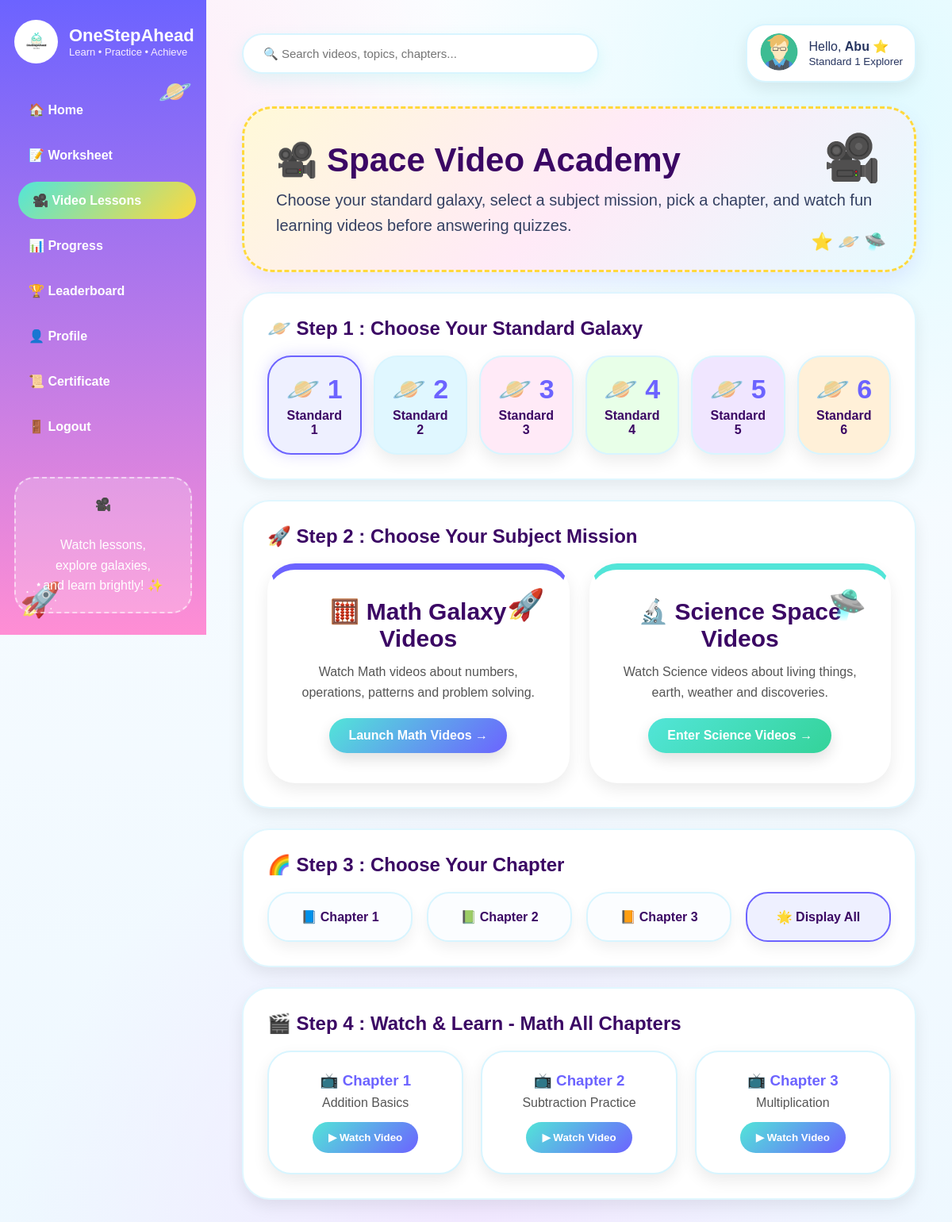
The page /video.php?standard=Standard 1&subject=Math&chapter=All (signed in) on the database its author committed.
### tables this page shows
CREATE TABLE `users` (
  `user_id` int(11) NOT NULL,
  `user_code` varchar(10) DEFAULT NULL,
  `username` varchar(100) DEFAULT NULL,
  `email` varchar(100) DEFAULT NULL,
  `phone` varchar(20) DEFAULT NULL,
  `role` varchar(20) DEFAULT NULL,
  `standard` varchar(50) DEFAULT NULL,
  `password` varchar(255) DEFAULT NULL,
  `avatar` varchar(100) DEFAULT 'avatar.jpg',
  `created_at` timestamp NOT NULL DEFAULT current_timestamp(),
  `subject_taught` varchar(50) DEFAULT NULL
);

CREATE TABLE `learning_videos` (
  `video_id` int(11) NOT NULL,
  `standard` varchar(50) DEFAULT NULL,
  `subject` varchar(50) DEFAULT NULL,
  `chapter` int(11) DEFAULT NULL,
  `title` varchar(100) DEFAULT NULL,
  `video_file` varchar(255) DEFAULT NULL
);

### video.php (the view, shortened to what this page needs)
<?php
include "db.php";
$userCode = $_SESSION['user_code'];
$search = "";
$userSql =
"SELECT *
FROM users
WHERE user_code='$userCode'";
$userResult = $conn->query($userSql);
$user = $userResult->fetch_assoc();
if(isset($_SESSION['selected_standard']))
{
    $selectedStandard = $_SESSION['selected_standard'];
}
else
{
    $selectedStandard = $user['standard'];
}
$selectedSubject = "";
$selectedChapter = "";
if(isset($_GET['subject']))
{
    $selectedSubject = $_GET['subject'];
}
if(isset($_GET['chapter']))
{
    $selectedChapter = $_GET['chapter'];
}
$videos = [];
if($selectedSubject != "" && $selectedChapter != "")
{
    if($selectedChapter == "All")
    {
        $videoSql =
        "SELECT *
        FROM learning_videos
        WHERE standard='$selectedStandard'
        AND subject='$selectedSubject'
        ORDER BY chapter ASC";
    }
    $videoResult = $conn->query($videoSql);
    while($row = $videoResult->fetch_assoc())
    {
        $videos[] = $row;
    }
}
$avatar = "avatar.jpg";
if(isset($user['avatar']) && $user['avatar'] != "")
{
    $avatar = $user['avatar'];
}
?>
<!DOCTYPE html>
<html>
<head>
</head>
<body>
<div class="sidebar">
    <div class="logoBox">
        <img src="Logo.png">
        <div>
            <h2>OneStepAhead</h2>
            <p>Learn • Practice • Achieve</p>
        </div>
    </div>
    <div class="nav">
        <a href="home.php">🏠 Home</a>
        <a href="worksheet.php">📝 Worksheet</a>
        <a href="video.php" class="active">🎥 Video Lessons</a>
        <a href="progress.php">📊 Progress</a>
        <a href="leaderboard.php">🏆 Leaderboard</a>
        <a href="profile.php">👤 Profile</a>
        <a href="certificate.php">📜 Certificate</a>
        <a href="logout.php">🚪 Logout</a>
    </div>
    <div class="quoteBox">
        🎥<br><br>
        Watch lessons,<br>
        explore galaxies,<br>
        and learn brightly! ✨
    </div>
</div>
<div class="main">
    <div class="topbar">
        <form method="GET" action="video.php">
    <input
    type="text"
    name="search"
    class="searchBox"
    placeholder="🔍 Search videos, topics, chapters..."
    value="<?php echo $search; ?>">
</form>
        <a href="profile.php" style="text-decoration:none;color:inherit;">
            <div class="profileMini">
                <img src="<?php echo $avatar; ?>">
                <div>
                    Hello, <b><?php echo $user['username']; ?> ⭐</b><br>
                    <small><?php echo $selectedStandard; ?> Explorer</small>
                </div>
            </div>
        </a>
    </div>
    <div class="hero">
        <h1>🎥 Space Video Academy</h1>
        <p>
            Choose your standard galaxy, select a subject mission, pick a chapter,
            and watch fun learning videos before answering quizzes.
        </p>
    </div>
    <div class="section">
        <h2>🪐 Step 1 : Choose Your Standard Galaxy</h2>
        <div class="standardGrid">
            <?php
            for($i = 1; $i <= 6; $i++)
            {
                $std = "Standard " . $i;
            ?>
            <a
            href="video.php?standard=<?php echo $std; ?>"
            class="standardCard <?php if($selectedStandard == $std){ echo 'activeStandard'; } ?>">
                <h1>🪐 <?php echo $i; ?></h1>
                <p><?php echo $std; ?></p>
            </a>
            <?php
            }
            ?>
        </div>
    </div>
    <div class="section">
        <h2>🚀 Step 2 : Choose Your Subject Mission</h2>
        <div class="subjects">
            <div class="subjectCard math">
                <h3>🧮 Math Galaxy Videos</h3>
                <p>
                    Watch Math videos about numbers, operations, patterns and problem solving.
                </p>
                <a href="video.php?standard=<?php echo $selectedStandard; ?>&subject=Math">
                    Launch Math Videos →
                </a>
            </div>
            <div class="subjectCard science">
                <h3>🔬 Science Space Videos</h3>
                <p>
                    Watch Science videos about living things, earth, weather and discoveries.
                </p>
                <a href="video.php?standard=<?php echo $selectedStandard; ?>&subject=Science">
                    Enter Science Videos →
                </a>
            </div>
        </div>
    </div>
    <?php if($selectedSubject != "") { ?>
    <div class="section">
        <h2>🌈 Step 3 : Choose Your Chapter</h2>
        <div class="chapterGrid">
            <a
            href="video.php?standard=<?php echo $selectedStandard; ?>&subject=<?php echo $selectedSubject; ?>&chapter=1"
            class="chapterBtn <?php if($selectedChapter == '1'){ echo 'activeChapter'; } ?>">
                📘 Chapter 1
            </a>
            <a
            href="video.php?standard=<?php echo $selectedStandard; ?>&subject=<?php echo $selectedSubject; ?>&chapter=2"
            class="chapterBtn <?php if($selectedChapter == '2'){ echo 'activeChapter'; } ?>">
                📗 Chapter 2
            </a>
            <a
            href="video.php?standard=<?php echo $selectedStandard; ?>&subject=<?php echo $selectedSubject; ?>&chapter=3"
            class="chapterBtn <?php if($selectedChapter == '3'){ echo 'activeChapter'; } ?>">
                📙 Chapter 3
            </a>
            <a
            href="video.php?standard=<?php echo $selectedStandard; ?>&subject=<?php echo $selectedSubject; ?>&chapter=All"
            class="chapterBtn <?php if($selectedChapter == 'All'){ echo 'activeChapter'; } ?>">
                🌟 Display All
            </a>
        </div>
    </div>
    <?php } ?>
    <?php if($selectedSubject != "" && $selectedChapter != "") { ?>
    <div class="section">
        <h2>
            🎬 Step 4 : Watch & Learn -
            <?php echo $selectedSubject; ?>
            <?php
            if($selectedChapter == "All")
            {
                echo " All Chapters";
            }
            else
            {
                echo " Chapter " . $selectedChapter;
            }
            ?>
        </h2>
        <?php if(count($videos) > 0) { ?>
        <div class="videoGrid">
            <?php
            foreach($videos as $video)
            {
            ?>
            <div class="chapterCard">
                <h3>
                    📺 Chapter <?php echo $video['chapter']; ?>
                </h3>
                <p>
                    <?php echo $video['title']; ?>
                </p>
                <button
                onclick="playVideo('<?php echo $video['video_file']; ?>','<?php echo $selectedSubject; ?> - Chapter <?php echo $video['chapter']; ?>: <?php echo $video['title']; ?>')">
                    ▶ Watch Video
                </button>
            </div>
            <?php
            }
            ?>
        </div>
        <?php } else { ?>
        <div class="noVideo">
            No videos available for this standard, subject, and chapter yet 🪐
        </div>
        <?php } ?>
    </div>
    <?php } ?>
</div>
</body>
</html>

### rows shown on the page
users: avatar (picture), username "Abu"
learning_videos: chapter "1", title "Addition Basics"
learning_videos: chapter "2", title "Subtraction Practice"
learning_videos: chapter "3", title "Multiplication"

### other values the page prints
$selectedStandard "Standard 1"
$std "Standard 1"
$std "Standard 2"
$std "Standard 3"
$std "Standard 4"
$std "Standard 5"
$std "Standard 6"
$selectedSubject "Math"
